Frame 1 (no input): blank canvas, image omitted
Frame 60 (no input): blank canvas, image omitted
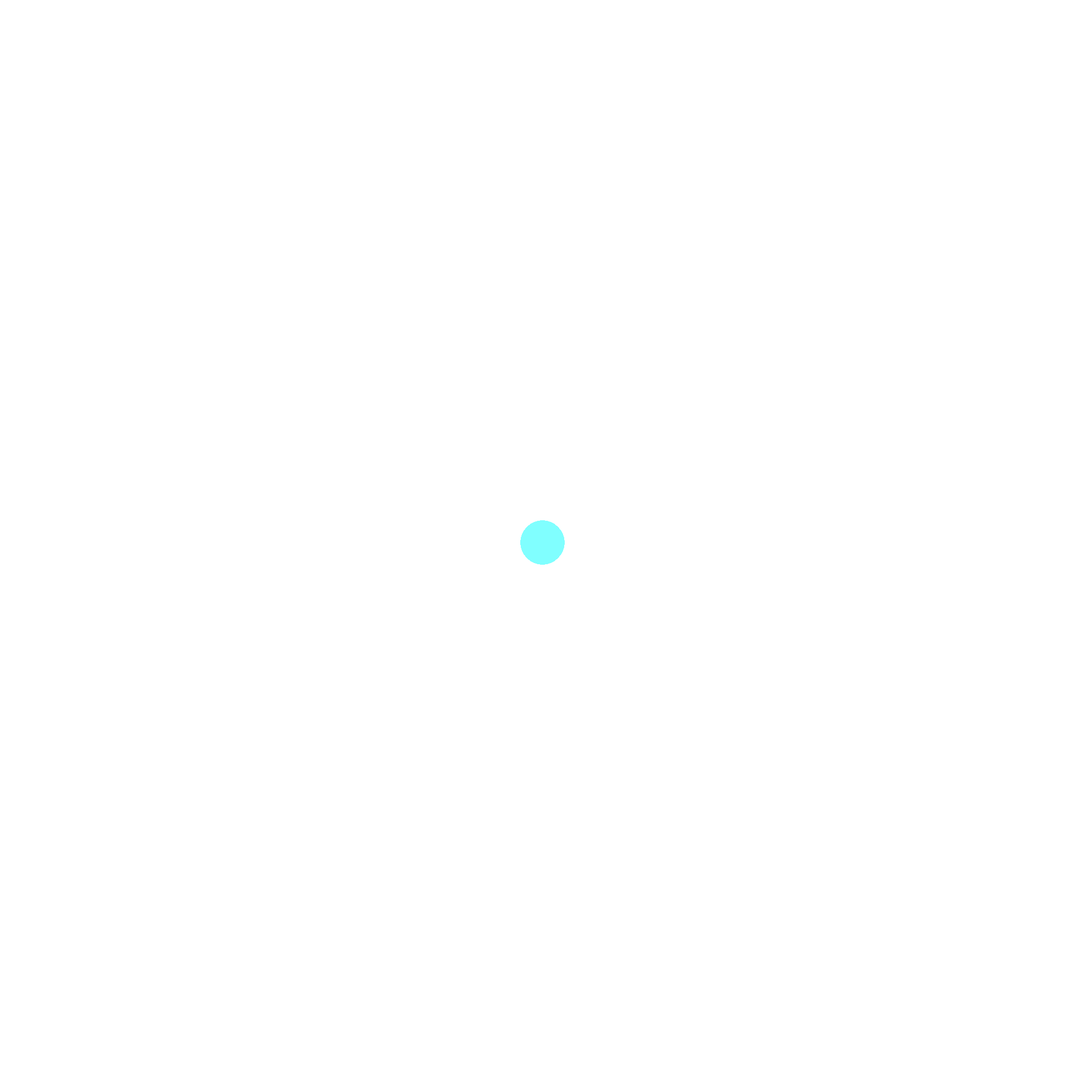
Frame 120 (the mouse pressed at the canvas centre since frame 60)

The p5.js sketch whose frames 1 and 60 were blank and that drew this single picture after the mouse press (run headless with seeded random() and noise() and a simulated clock; from frame 60 on, the mouse is pressed at the canvas centre):

// p5.js sketch
// ── sketch.js

// All the paths
var paths = [];
// Are we painting?
var painting = false;
// How long until the next circle
var next = 0;
// Where are we now and where were we?
var current;
var previous;

function setup() {
  createCanvas(2000, 2000);
  current = createVector(0,0);
  previous = createVector(0,0);
  colorMode(HSB, width, height, 100); 
  
};


function draw() {
  background(255);
  
 
  // If it's time for a new point
  if (millis() > next && painting) {

    // Grab mouse position      
    current.x = mouseX;
    current.y = mouseY;

    // New particle's force is based on mouse movement
    var force = p5.Vector.sub(current, previous);
    force.mult(0.05);

    // Add new particle
    paths[paths.length - 1].add(current, force);
    
    // Schedule next circle
    next = millis() + random(100);

    // Store mouse values
    previous.x = current.x;
    previous.y = current.y;
  }

  // Draw all paths
  for( var i = 0; i < paths.length; i++) {
    paths[i].update();
    paths[i].display();
  }
  
}

// Start it up
function mousePressed() {
  next = 0;
  painting = true;
  previous.x = mouseX;
  previous.y = mouseY;
  paths.push(new Path());
}

// Stop
function mouseReleased() {
  painting = false;
}

// A Path is a list of particles
function Path() {
  this.particles = [];
  this.hue = random(100);
}

Path.prototype.add = function(position, force) {
  // Add a new particle with a position, force, and hue
  this.particles.push(new Particle(position, force, this.hue));
}

// Display plath
Path.prototype.update = function() {  
  for (var i = 0; i < this.particles.length; i++) {
    this.particles[i].update();
  }
}  

// Display plath
Path.prototype.display = function() {
  
  // Loop through backwards
  for (var i = this.particles.length - 1; i >= 0; i--) {
    // If we should remove it
    if (this.particles[i].lifespan <= 0) {
      this.particles.splice(i, 1);
    // Otherwise, display it
    } else {
      this.particles[i].display(this.particles[i+1]);
    }
  }

}  

// Particles along the path
function Particle(position, force, hue) {
  this.position = createVector(position.x, position.y);
  this.velocity = createVector(force.x, force.y);
  this.drag = 0.95;
  this.lifespan = 500;
}

Particle.prototype.update = function() {
  // Move it
  this.position.add(this.velocity);
  // Slow it down
  this.velocity.mult(this.drag);
  // Fade it out
  this.lifespan--;
}

// Draw particle and connect it with a line
// Draw a line to another
Particle.prototype.display = function(other) {
  stroke(mouseY, mouseX, mouseX, this.lifespan);
  fill(mouseX, mouseY, mouseY, this.lifespan/2);    
  ellipse(this.position.x,this.position.y, 80, 80);    
  // If we need to draw a line
  if (other) {
    line(this.position.x, this.position.y, other.position.x, other.position.y);
  }
}
